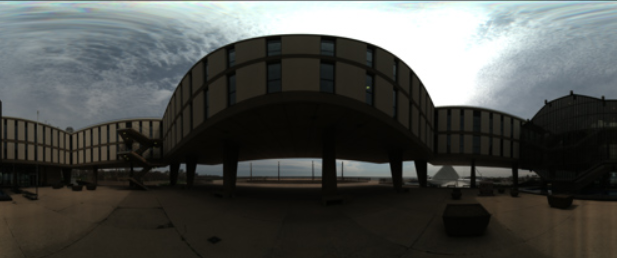
#> input picture Week 4/Lab 1/source_images/4.png, 617 x 258 px, found by its file name
$ python run_4png_color.py
#> lines starting #> are read from the running program, lines starting #| are printed output that depends on the picture
#!/usr/bin/env python3
import cv2
import numpy as np
import matplotlib
matplotlib.use('Agg')
import matplotlib.pyplot as plt

# Load image in color
image_path = '/Users/muhammadjonparpiyev/Documents/DIP/Week 4/Lab 1/4.png'
I_input_bgr = cv2.imread(image_path, cv2.IMREAD_COLOR)
#> I_input_bgr is the input picture: shape (258, 617, 3); mean B, G, R 75.9, 78.8, 76.7
I_input = cv2.cvtColor(I_input_bgr, cv2.COLOR_BGR2RGB)

# Enhance color saturation for better visibility
hsv = cv2.cvtColor(I_input_bgr, cv2.COLOR_BGR2HSV).astype(np.float32)
hsv[:,:,1] = hsv[:,:,1] * 1.5  # Increase saturation by 1.5x
hsv[:,:,1] = np.clip(hsv[:,:,1], 0, 255)
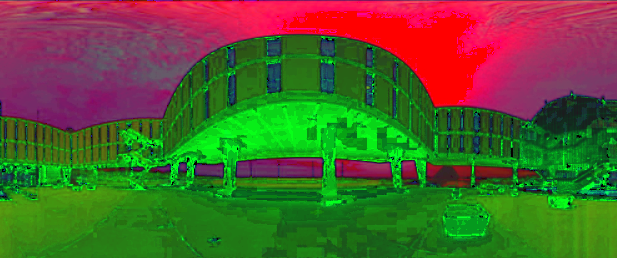
#> hsv: shape (258, 617, 3) float32; mean B, G, R 45.9, 94.6, 82
hsv = hsv.astype(np.uint8)
I_input_enhanced = cv2.cvtColor(hsv, cv2.COLOR_HSV2RGB)

print('='*70)
print('TASK 1: GAMMA CORRECTION ON 4.PNG (COLOR)')
print('='*70)
print(f'\nOriginal Image Statistics (4.png):')
print(f'  Shape: {I_input_enhanced.shape}')
#|   Shape: (258, 617, 3)
print(f'  Min: {I_input_enhanced.min()}, Max: {I_input_enhanced.max()}')
#|   Min: 0, Max: 255
print(f'  Mean: {I_input_enhanced.mean():.2f}, Std: {I_input_enhanced.std():.2f}')
#|   Mean: 74.45, Std: 78.34

def gamma_correction(I_in, c, gamma):
    I_norm = I_in.astype('float32') / 255
    I_gamma = c * (I_norm ** gamma)
    I_out = np.clip(I_gamma * 255, 0, 255).astype('uint8')
    return I_out

def contrast_stretching(i_in, s_min=0, s_max=255):
    r_min = np.min(i_in)
    r_max = np.max(i_in)
    if r_max == r_min:
        return np.zeros_like(i_in, dtype='uint8')
    i_out = ((s_max - s_min) / (r_max - r_min)) * (i_in - r_min) + s_min
    i_out = np.clip(i_out, s_min, s_max).astype('uint8')
    return i_out

# Task 1: Gamma Correction
gamma_values = [0.33, 0.5, 0.67, 1.0, 1.5, 2.0, 3.0]
c = 1.0

fig, axes = plt.subplots(2, 4, figsize=(18, 10))
axes = axes.flatten()

axes[0].imshow(I_input_enhanced)
axes[0].set_title('Original Image', fontsize=12, fontweight='bold')
axes[0].axis('off')

print(f'\nGamma Correction Results:')
print(f'{"γ":<6} {"Min":<6} {"Max":<6} {"Mean":<8} {"Std":<8}')
print('-' * 40)

for idx, gamma in enumerate(gamma_values, 1):
    I_gamma = gamma_correction(I_input_enhanced, c, gamma)
    axes[idx].imshow(I_gamma)
    axes[idx].set_title(f'γ = {gamma}', fontsize=11, fontweight='bold')
    axes[idx].axis('off')
    print(f'{gamma:<6.2f} {I_gamma.min():<6} {I_gamma.max():<6} {I_gamma.mean():<8.2f} {I_gamma.std():<8.2f}')
#> this loop made 7 passes
#| 0.33   0      255    146.34   61.59
#| 0.50   0      255    117.64   70.91
#| 0.67   0      255    97.93    75.58
#| 1.00   0      255    74.45    78.34
#| 1.50   0      255    55.25    77.52
#| 2.00   0      255    45.43    75.63
#| 3.00   0      255    35.40    72.75
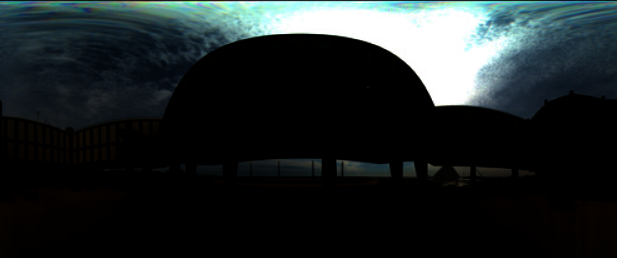
#> I_gamma: shape (258, 617, 3); mean R, G, B 30.7, 37.3, 38.3

plt.tight_layout()
plt.savefig('/Users/muhammadjonparpiyev/Documents/DIP/Week 4/Lab 1/4_gamma_comparison_color.png', dpi=150, bbox_inches='tight')
print('\n✓ Gamma comparison image saved')

# Task 1 Part 2
best_gamma = 0.67
I_input_corrected = gamma_correction(I_input_enhanced, c, best_gamma)
#> in gamma_correction (call 8), `I_gamma = c * (I_norm ** gamma)`:
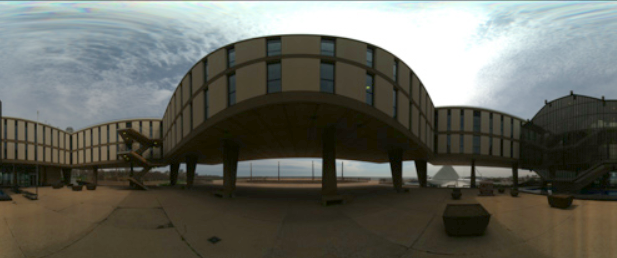
#> I_gamma: shape (258, 617, 3) float32; mean R, G, B 0.394, 0.398, 0.366

print(f'\nOptimal Gamma: γ = {best_gamma}')
print(f'  Original: min={I_input_enhanced.min()}, max={I_input_enhanced.max()}, mean={I_input_enhanced.mean():.2f}')
#|   Original: min=0, max=255, mean=74.45
print(f'  Corrected: min={I_input_corrected.min()}, max={I_input_corrected.max()}, mean={I_input_corrected.mean():.2f}')
#|   Corrected: min=0, max=255, mean=97.93
print(f'\nReasoning:')
print(f'  • γ = 0.67 provides good brightness enhancement')
print(f'  • Preserves image details without over-brightening')
print(f'  • Suitable for moderate visibility improvement')

fig, axes = plt.subplots(1, 2, figsize=(14, 6))
axes[0].imshow(I_input_enhanced)
axes[0].set_title('Original 4.png (Enhanced Color)', fontsize=13, fontweight='bold')
axes[0].axis('off')
axes[1].imshow(I_input_corrected)
axes[1].set_title(f'Gamma Corrected (γ = {best_gamma})', fontsize=13, fontweight='bold')
axes[1].axis('off')

plt.tight_layout()
plt.savefig('/Users/muhammadjonparpiyev/Documents/DIP/Week 4/Lab 1/4_gamma_result_color.png', dpi=150, bbox_inches='tight')
print('✓ Gamma result image saved')

I_input_corrected_bgr = cv2.cvtColor(I_input_corrected, cv2.COLOR_RGB2BGR)
cv2.imwrite('/Users/muhammadjonparpiyev/Documents/DIP/Week 4/Lab 1/4_gamma_corrected_color.jpg', I_input_corrected_bgr)
print('✓ Gamma corrected image saved')

# Task 2: Contrast Stretching
print('\n' + '='*70)
print('TASK 2: CONTRAST STRETCHING ON 4.PNG (COLOR)')
print('='*70)

# Part 1: Non-normalized
print(f'\nPART 1: Non-normalized Contrast Stretching (smax=255, smin=0)')
I_stretched_255_0 = contrast_stretching(I_input_enhanced.astype('float32'), s_min=0, s_max=255)
#> in contrast_stretching, `r_min = np.min(i_in)`: r_min = 0
#> in contrast_stretching, `r_max = np.max(i_in)`: r_max = 255
print(f'  Original: range={I_input_enhanced.min()}-{I_input_enhanced.max()}, mean={I_input_enhanced.mean():.2f}')
#|   Original: range=0-255, mean=74.45
print(f'  Stretched: range={I_stretched_255_0.min()}-{I_stretched_255_0.max()}, mean={I_stretched_255_0.mean():.2f}')
#|   Stretched: range=0-255, mean=74.45

# Part 2: Normalized
print(f'\nPART 2: Normalized Contrast Stretching (smax=1, smin=0)')
I_normalized = I_input_enhanced.astype('float32') / 255
I_stretched_norm = contrast_stretching(I_normalized, s_min=0, s_max=1)
#> call 2 of contrast_stretching, with s_min = 0, s_max = 1
#> in contrast_stretching (call 2), `r_max = np.max(i_in)`: r_max = 1
#> in contrast_stretching (call 2), `i_out = np.clip(i_out, s_min, s_max).astype('uint8')`:
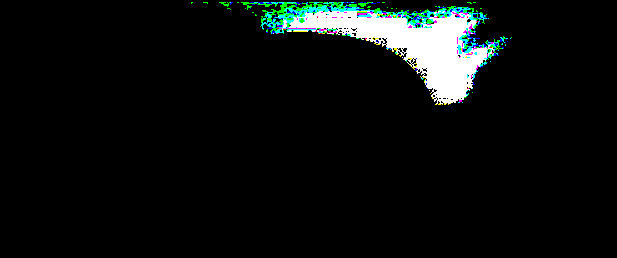
#> i_out: shape (258, 617, 3); mean R, G, B 0.0466, 0.0601, 0.057; drawn with 1 as white
I_stretched_norm_8bit = (I_stretched_norm * 255).astype('uint8')
print(f'  Normalized: range={I_normalized.min():.4f}-{I_normalized.max():.4f}')
#|   Normalized: range=0.0000-1.0000
print(f'  After stretch: range={I_stretched_norm.min():.4f}-{I_stretched_norm.max():.4f}')
#|   After stretch: range=0.0000-1.0000
print(f'  As 8-bit: range={I_stretched_norm_8bit.min()}-{I_stretched_norm_8bit.max()}, mean={I_stretched_norm_8bit.mean():.2f}')
#|   As 8-bit: range=0-255, mean=13.91

# Part 3: Compare
max_diff = np.max(np.abs(I_stretched_255_0.astype(float) - I_stretched_norm_8bit.astype(float)))
#> max_diff = 254
print(f'\nPART 3: Comparison Results')
print(f'  Max pixel difference: {max_diff:.2f}')
#|   Max pixel difference: 254.00
print(f'  Conclusion: Both methods produce {"IDENTICAL" if max_diff < 1 else "similar"} results')
#|   Conclusion: Both methods produce similar results
print(f'  Normalized approach preferred for mathematical precision')

# Part 4: Parameter combinations
print(f'\nPART 4: Different Parameter Combinations (Non-normalized)')
param_combinations = [(255, 0), (255, 50), (255, 100), (160, 100), (200, 50)]

fig, axes = plt.subplots(2, 3, figsize=(16, 10))
axes = axes.flatten()

axes[0].imshow(I_input_enhanced)
axes[0].set_title('Original Image', fontsize=12, fontweight='bold')
axes[0].axis('off')

print(f'\n{"smax":<6} {"smin":<6} {"Min":<6} {"Max":<6} {"Mean":<8} {"Std":<8}')
print('-' * 50)

results_dict = {}
for idx, (smax, smin) in enumerate(param_combinations, 1):
    I_stretched = contrast_stretching(I_input_enhanced.astype('float32'), s_min=smin, s_max=smax)
    results_dict[(smax, smin)] = I_stretched
    axes[idx].imshow(I_stretched)
    axes[idx].set_title(f'smax={smax}, smin={smin}', fontsize=11, fontweight='bold')
    axes[idx].axis('off')
    print(f'{smax:<6} {smin:<6} {I_stretched.min():<6} {I_stretched.max():<6} {I_stretched.mean():<8.2f} {I_stretched.std():<8.2f}')
#> this loop made 5 passes
#| 255    0      0      255    74.45    78.34
#| 255    50     50     255    109.40   63.04
#| 255    100    100    255    144.79   47.68
#| 160    100    100    160    117.07   18.49
#| 200    50     50     200    93.35    46.14
#> pass 3, in contrast_stretching (call 5), `i_out = ((s_max - s_min) / (r_max - r_min)) * (i_in - r_min) + s_min`:
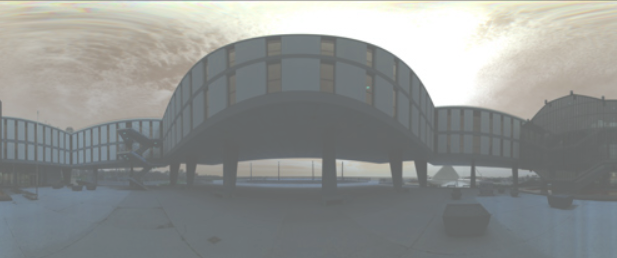
#> i_out: shape (258, 617, 3) float32; mean of channels 0, 1, 2 145, 146.7, 144.1; drawn as B, G, R
#> after the loop:
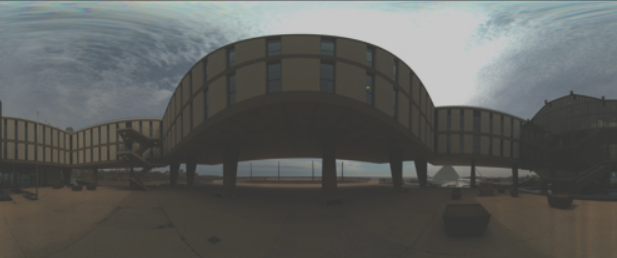
#> I_stretched: shape (258, 617, 3); mean R, G, B 93, 94.8, 92.3
#> after the loop, results_dict = 5 items

plt.tight_layout()
plt.savefig('/Users/muhammadjonparpiyev/Documents/DIP/Week 4/Lab 1/4_contrast_stretching_comparison_color.png', dpi=150, bbox_inches='tight')
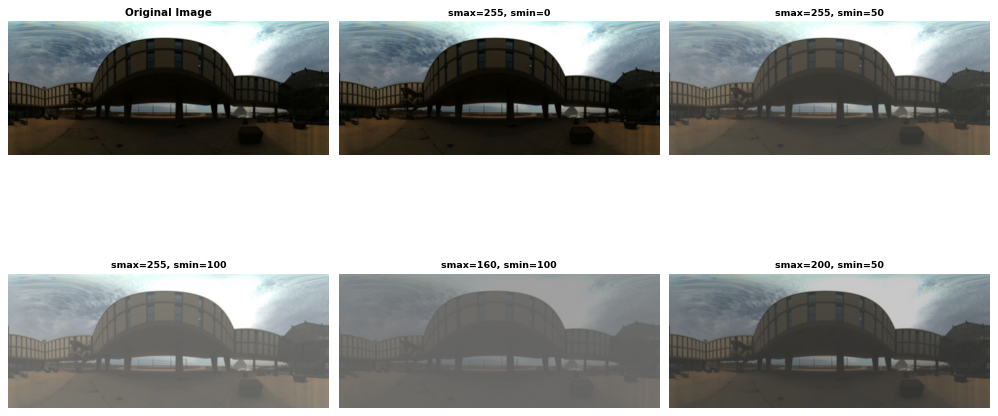
#> figure drawn by matplotlib, 6 panels
print('\n✓ Contrast stretching comparison saved')

print('\nObservations:')
print('  1. Increasing smin → Brightens image (blacks lifted)')
print('  2. Decreasing smax → Reduces peak brightness')
print('  3. Narrower range → Lower contrast')
print('  4. Full range [0,255] → Maximum contrast')
print('  5. Custom ranges allow fine-tuned control')

print('\n' + '='*70)
print('ALL TASKS COMPLETED SUCCESSFULLY (4.PNG - COLOR ENHANCED)')
print('='*70)
